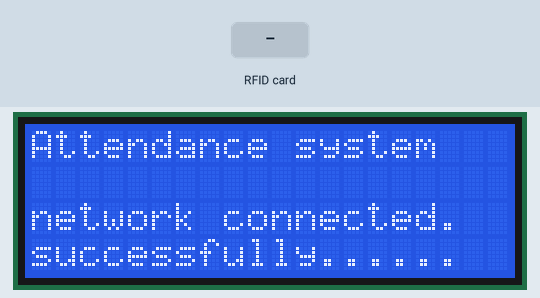
Simulated run of this program. Board: ESP32. On the bench: 20×4 character LCD. The test bench sets the inputs (shaded band). WiFi joins after 1.5 s; servers stay silent unless stated; uploads are accepted with an empty reply; what the program prints to the serial monitor is not drawn.

Above: at 1.7 s.
At 5.3 s:
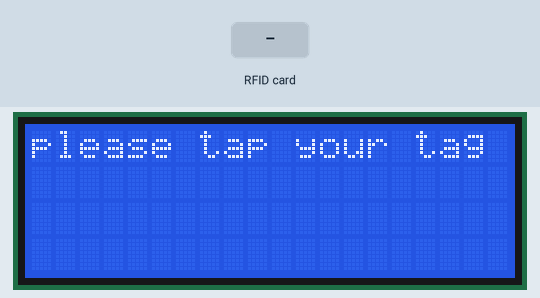
5.4 s: RFID card 5E 7A 19 C4 held to the reader
At 5.52 s:
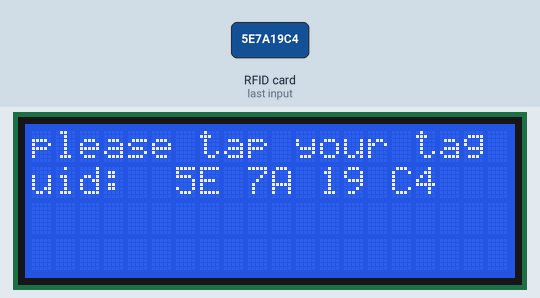
At 6.4 s:
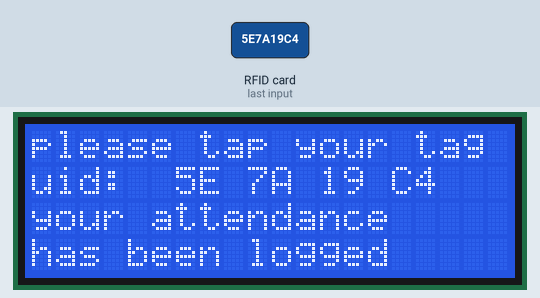
Timing chart, 0 to 8.4 s (numbered marks = the images above; inputs shaded):
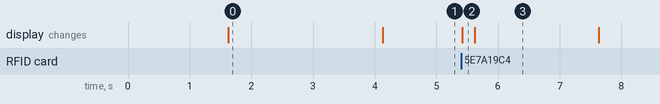

The program:

main.cpp
```cpp
#include <Arduino.h>
#include <SPI.h>
#include <MFRC522.h>
#include <WiFi.h>
#include <ArduinoHttpClient.h>
#include <ArduinoJson.h>
#include "stringprocesses.h"
#include "Wire.h"
#include <LiquidCrystal.h>

// initialize the library by associating any needed LCD interface pin
// with the arduino pin number it is connected to
const int rs = 32, en = 4, d4 = 27, d5 = 22, d6 = 16, d7 = 17;
LiquidCrystal lcd(rs, en, d4, d5, d6, d7);

#define SS_PIN 21
#define RST_PIN 33

MFRC522 mfrc522(SS_PIN, RST_PIN);   // Create MFRC522 instance.
const char* ssid = "xavier";
const char* password = "xyvielyonsmbugua";

// Your Domain name with URL path or IP address with path
// const char* serverName = "http://192.168.0.100:3001/api/arduino/postmessage";
const char* serveraddress = "192.168.0.100";


WiFiClient client;
HttpClient http = HttpClient(client, serveraddress, 3001);
StringProcesses stringoperation;

void setup()
{
  WiFi.begin(ssid, password);
  Serial.begin(9600);   // Initiate a serial communication
  SPI.begin();      // Initiate  SPI bus
  lcd.begin(20, 4);
  lcd.clear();
  lcd.setCursor(0,0);
  lcd.print("Attendance system");
  mfrc522.PCD_Init();   // Initiate MFRC522
  Serial.println("Connecting to wifi network");
  lcd.setCursor(0,2);
  lcd.print("connecting.....");
  lcd.setCursor(0,3);
  lcd.print("please wait....");
  while(WiFi.status() != WL_CONNECTED) {
    delay(500);
    Serial.print(".");
  }
  lcd.setCursor(0,2);
  lcd.print("network connected.");
  lcd.setCursor(0,3);
  lcd.print("successfully......");
  Serial.println("");

  Serial.print("Connected to WiFi network with IP Address: ");
  Serial.println(WiFi.localIP());
  delay(2500);
  lcd.clear();

  lcd.setCursor(0,0);
  lcd.print("please tap your tag");


}
void loop()
{
  // Look for new cards
  if ( ! mfrc522.PICC_IsNewCardPresent())
  {
    return;
  }
  // Select one of the cards
  if ( ! mfrc522.PICC_ReadCardSerial())
  {
    return;
  }


    if(WiFi.status()==WL_CONNECTED){
      JsonDocument doc;
      String uid;
      for (byte i = 0; i < mfrc522.uid.size; i++) {
        uid += String(mfrc522.uid.uidByte[i] < 0x10 ? " 0" : " ");
        uid += String(mfrc522.uid.uidByte[i], HEX);

      }

      uid.toUpperCase();
      lcd.setCursor(0,1);
      lcd.print("uid:");
      lcd.setCursor(5,1);
      lcd.print(uid);


      String removedfirstspace = stringoperation.removeFirstSpace(uid);
      doc["rfiduuid"] = removedfirstspace;
      char jsonBuffer[100];
      serializeJson(doc,jsonBuffer);

      String contentType = "application/json";
      http.post("/api/arduino/postmessage",contentType,jsonBuffer);

      // read the status code and body of the response
        int statusCode = http.responseStatusCode();
        String response = http.responseBody();

        Serial.print("Status code: ");
        signed int errorcode = -2;
        signed int okcode = 200;
        Serial.println(statusCode);
        if(statusCode == errorcode){
          lcd.setCursor(0,2);
          lcd.print("server error        ");
          lcd.setCursor(0,3);
          lcd.print("try again later     ");

        }
        Serial.print("Response: ");
        Serial.println(response);

        if(statusCode == okcode){
          lcd.setCursor(0,2);
          lcd.print("your attendance     ");
          lcd.setCursor(0,3);
          lcd.print("has been logged     ");


        }


          delay(2000);
          lcd.setCursor(0,1);
          lcd.print("                    ");
          lcd.setCursor(0,2);
          lcd.print("                    ");
          lcd.setCursor(0,3);
          lcd.print("                    ");


    }else{
      Serial.println("WiFi Disconnected");
    }
}
```

stringprocesses.cpp
```cpp
#include "stringprocesses.h"
#include <Arduino.h>

String StringProcesses::removeFirstSpace(String str) {
  int firstSpaceIndex = str.indexOf(' ');
  if (firstSpaceIndex >= 0) {
    str = str.substring(0, firstSpaceIndex) + str.substring(firstSpaceIndex + 1);
  }
  return str;
}
```

stringprocesses.h
```cpp
#ifndef STRINGPROCESSES_H
#define STRINGPROCESSES_H
#include <Arduino.h>
class StringProcesses{
    public:
        StringProcesses() = default;
        String removeFirstSpace(String str);
};
#endif
```

Measured:
- after the input at 5.4 s, the display: changes at once (image 2)
- what the display in image 0 shows lasts 2.5 s, from 1.6 s to 4.1 s
- what the display in image 3 shows lasts 2.0 s, from 5.6 s to 7.6 s
